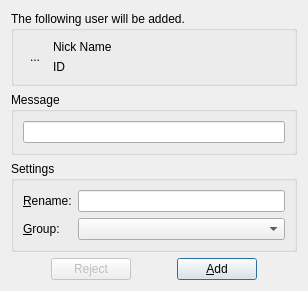
<?xml version="1.0" encoding="UTF-8"?>
<ui version="4.0">
 <class>AddContactDialog</class>
 <widget class="QDialog" name="AddContactDialog">
  <property name="geometry">
   <rect>
    <x>0</x>
    <y>0</y>
    <width>274</width>
    <height>324</height>
   </rect>
  </property>
  <property name="windowTitle">
   <string>New Contact</string>
  </property>
  <layout class="QGridLayout" name="gridLayout_2">
   <property name="sizeConstraint">
    <enum>QLayout::SetFixedSize</enum>
   </property>
   <item row="0" column="0">
    <widget class="QGroupBox" name="groupBoxUserInfo">
     <property name="sizePolicy">
      <sizepolicy hsizetype="Expanding" vsizetype="Expanding">
       <horstretch>0</horstretch>
       <verstretch>0</verstretch>
      </sizepolicy>
     </property>
     <property name="title">
      <string>The following user will be added.</string>
     </property>
     <layout class="QGridLayout" name="gridLayout_3">
      <item row="0" column="0" rowspan="2">
       <widget class="QToolButton" name="toolButtonUserFace">
        <property name="focusPolicy">
         <enum>Qt::NoFocus</enum>
        </property>
        <property name="text">
         <string notr="true">...</string>
        </property>
        <property name="icon">
         <iconset resource="../resources.qrc">
          <normaloff>:/resources/images/logo_128_128.png</normaloff>:/resources/images/logo_128_128.png</iconset>
        </property>
        <property name="iconSize">
         <size>
          <width>48</width>
          <height>48</height>
         </size>
        </property>
        <property name="autoRaise">
         <bool>true</bool>
        </property>
       </widget>
      </item>
      <item row="0" column="1">
       <widget class="QLabel" name="labelUserNickName">
        <property name="sizePolicy">
         <sizepolicy hsizetype="Expanding" vsizetype="Preferred">
          <horstretch>0</horstretch>
          <verstretch>0</verstretch>
         </sizepolicy>
        </property>
        <property name="text">
         <string>Nick Name</string>
        </property>
       </widget>
      </item>
      <item row="1" column="1">
       <widget class="QLabel" name="labelUserID">
        <property name="sizePolicy">
         <sizepolicy hsizetype="Expanding" vsizetype="Preferred">
          <horstretch>0</horstretch>
          <verstretch>0</verstretch>
         </sizepolicy>
        </property>
        <property name="text">
         <string>ID</string>
        </property>
       </widget>
      </item>
     </layout>
    </widget>
   </item>
   <item row="1" column="0">
    <widget class="QGroupBox" name="groupBoxMessage">
     <property name="sizePolicy">
      <sizepolicy hsizetype="Expanding" vsizetype="Preferred">
       <horstretch>0</horstretch>
       <verstretch>0</verstretch>
      </sizepolicy>
     </property>
     <property name="title">
      <string>Message</string>
     </property>
     <layout class="QHBoxLayout" name="horizontalLayout_2">
      <item>
       <widget class="QLineEdit" name="lineEditMessage"/>
      </item>
     </layout>
    </widget>
   </item>
   <item row="2" column="0">
    <widget class="QGroupBox" name="groupBoxSettings">
     <property name="title">
      <string>Settings</string>
     </property>
     <layout class="QGridLayout" name="gridLayout">
      <item row="0" column="0">
       <widget class="QLabel" name="labelRename">
        <property name="text">
         <string>&amp;Rename:</string>
        </property>
        <property name="buddy">
         <cstring>lineEditRename</cstring>
        </property>
       </widget>
      </item>
      <item row="0" column="1">
       <widget class="QLineEdit" name="lineEditRename"/>
      </item>
      <item row="1" column="0">
       <widget class="QLabel" name="labelGroup">
        <property name="text">
         <string>&amp;Group:</string>
        </property>
        <property name="buddy">
         <cstring>comboBoxGroup</cstring>
        </property>
       </widget>
      </item>
      <item row="1" column="1">
       <widget class="QComboBox" name="comboBoxGroup">
        <property name="sizePolicy">
         <sizepolicy hsizetype="Expanding" vsizetype="Fixed">
          <horstretch>0</horstretch>
          <verstretch>0</verstretch>
         </sizepolicy>
        </property>
       </widget>
      </item>
     </layout>
    </widget>
   </item>
   <item row="3" column="0">
    <layout class="QHBoxLayout" name="horizontalLayout">
     <item>
      <spacer name="horizontalSpacer_3">
       <property name="orientation">
        <enum>Qt::Horizontal</enum>
       </property>
       <property name="sizeHint" stdset="0">
        <size>
         <width>40</width>
         <height>20</height>
        </size>
       </property>
      </spacer>
     </item>
     <item>
      <widget class="QPushButton" name="pushButtonReject">
       <property name="enabled">
        <bool>false</bool>
       </property>
       <property name="text">
        <string>Reject</string>
       </property>
      </widget>
     </item>
     <item>
      <spacer name="horizontalSpacer_4">
       <property name="orientation">
        <enum>Qt::Horizontal</enum>
       </property>
       <property name="sizeHint" stdset="0">
        <size>
         <width>40</width>
         <height>20</height>
        </size>
       </property>
      </spacer>
     </item>
     <item>
      <widget class="QPushButton" name="pushButtonAddAsAContact">
       <property name="text">
        <string>&amp;Add</string>
       </property>
       <property name="default">
        <bool>true</bool>
       </property>
      </widget>
     </item>
     <item>
      <spacer name="horizontalSpacer_2">
       <property name="orientation">
        <enum>Qt::Horizontal</enum>
       </property>
       <property name="sizeHint" stdset="0">
        <size>
         <width>40</width>
         <height>20</height>
        </size>
       </property>
      </spacer>
     </item>
    </layout>
   </item>
  </layout>
 </widget>
 <resources>
  <include location="../resources.qrc"/>
 </resources>
 <connections/>
</ui>
